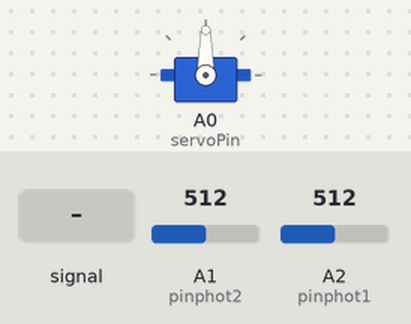
Bench run of a sketch on a simulated Arduino Uno, built with avr-gcc and run on an emulated ATmega328P. On the bench: servo. The inputs (shaded band) are chosen by the test bench; at power-on: A1 (pinphot2) = 512, A2 (pinphot1) = 512. What the sketch prints to the serial monitor is not drawn.

Above: at 2.2 s.
2.3 s: A1 (pinphot2) fed a 200 Hz sine of ±460 counts around its level
At 4.7 s:
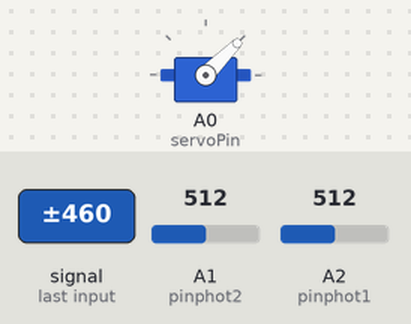
5.3 s: A1 (pinphot2) set to 716
At 5.8 s:
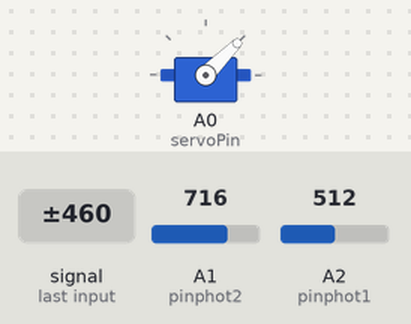
6.8 s: A1 (pinphot2) set to 87
8.3 s: A1 (pinphot2) set to 73
At 8.8 s:
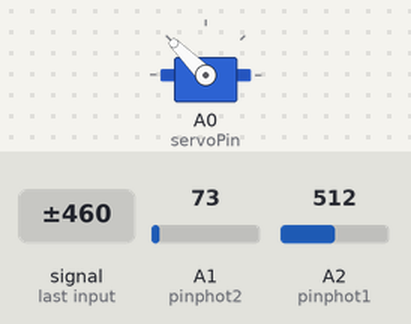
9.8 s: A2 (pinphot1) set to 0
12.8 s: A1 (pinphot2) set to 442
14.3 s: A1 (pinphot2) set to 458
At 15.7 s:
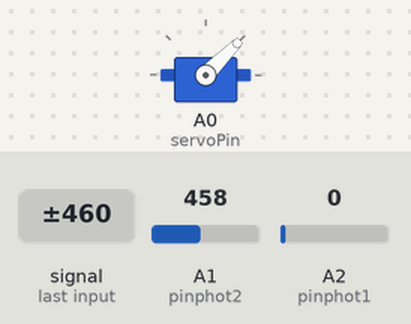
Timing chart, 0 to 16.8 s (numbered marks = the images above; inputs shaded):
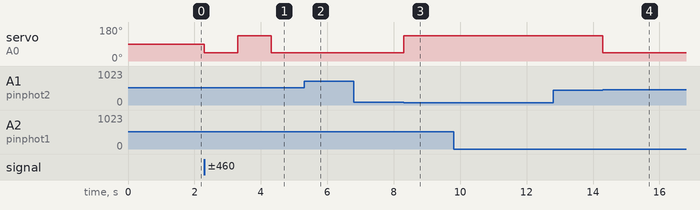

Measured:
- the behaviour switches between 82 and 81 on A1 (pinphot2) (found by bisection; images 2 and 3)
- the behaviour switches between 450 and 451 on A1 (pinphot2) (found by bisection; images 3 and 4)
- after the input at 2.3 s, servo on A0 (servoPin): 90° → 45° at once, → 135° 1.0 s later, → 45° 1.0 s later
- after the input at 5.3 s, servo on A0 (servoPin): stays 45° (without the input it goes to 135° after 0.01 s)
- after the input at 8.3 s, servo on A0 (servoPin): 45° → 135° at once
- after the input at 14.3 s, servo on A0 (servoPin): 135° → 45° at once

The sketch:

rotarybase.ino
```cpp
#include <Servo.h>

static const int servoPin = A0;

Servo servo1;

int angle = 0;

//This variable tells us the difference between photoresistors.

int difference;

//This is the amount of difference it has to have so it changes position.

int dif = 10;

//defining each photoresistor pin.

int pinphot1 = A2;
int pinphot2 = A1;

//writing temperature of each photoresistor.

int phot1;
int phot2;

//defining each photoresistor angle 0-180.

int phot1pos = 135;
int phot2pos = 45;

void setup() {
  Serial.begin(115200);
  servo1.attach(servoPin);

 //defining in which angle the motor will start.

  servo1.write(90);
  delay(1000);

}


void diff (int num1, int num2) {
  if (num1 > num2) {
    difference = num1 - num2;
  } else {
    difference = num2 - num1;
  }
}

void loop() {

  phot1 = analogRead(pinphot1);
  phot2 = analogRead(pinphot2);

  int perphot1 = map(phot1, 0, 4096, 0, 100);
  int perphot2 = map(phot2, 0, 4096, 0, 100);

  Serial.print(perphot1);
  Serial.print(",");
  Serial.println(perphot2);

  diff(perphot1, perphot2);

  if ((perphot1 > perphot2)  && (difference > dif)){

    servo1.write(phot1pos);
    delay(1000);
  }
  else if ((perphot1 < perphot2) && (difference > dif)){
     servo1.write(phot2pos);
     delay(1000);
  }


 //servo1.write(90);
  //delay(1000);
//  servo1.write(180);
//  delay(1000);
//  servo1.write(90);
//  delay(1000);
 //servo1.write(0);
 //delay(1000);

//if(phot1 <= phot2) {
//
//  for(int posDegrees = 0; posDegrees <= 180; posDegrees++) {
//          servo1.write(posDegrees);
//          //Serial.println(posDegrees);
//          delay(20);
//      }
//}
//else if (phot1 > phot2){
//
//   for(int posDegrees = 180; posDegrees >= 0; posDegrees--) {
//        servo1.write(posDegrees);
//        //Serial.println(posDegrees);
//        delay(20);
//    }
//}


}
```
